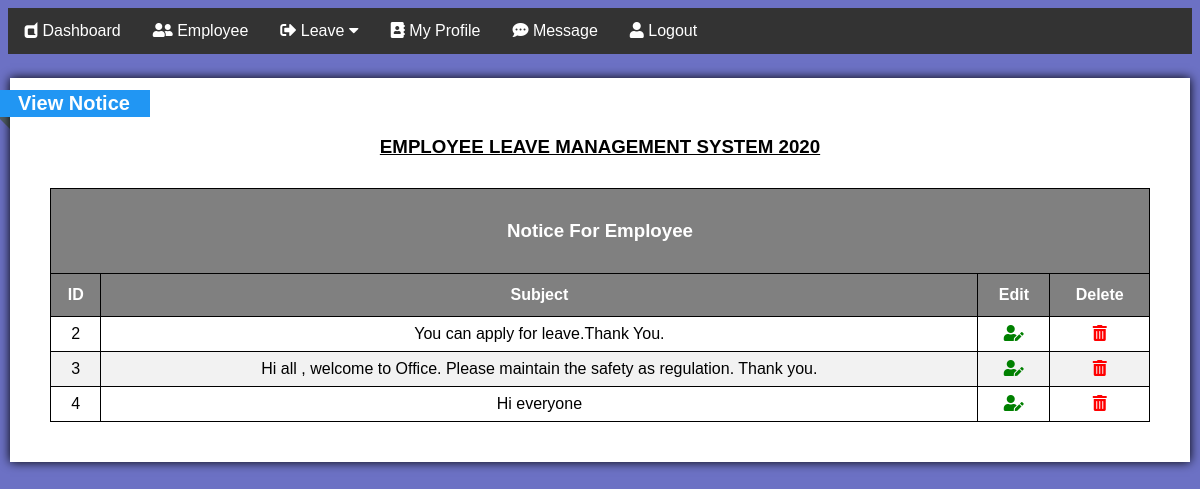
The app's page /noticeview.php with its own data.
### tables this page shows
CREATE TABLE `notice` (
  `id` int(120) NOT NULL,
  `subject` varchar(1000) NOT NULL
);

### noticeview.php (the view, shortened to what this page needs)
<!DOCTYPE html>
<html>
<link rel="stylesheet" href="https://cdnjs.cloudflare.com/ajax/libs/font-awesome/5.12.1/css/all.min.css">
<link href="style.css" rel="stylesheet" type="text/css">
<head>
</head>
<body>
<div class="navbar">
  <a href="dashboard.php"><i class="fab fa-dashcube"></i> Dashboard</a>
  <a href="add.php"><i class="fas fa-user-friends"></i> Employee</a>
  <div class="dropdown">
    <button class="dropbtn"><i class="fas fa-sign-out-alt"></i> Leave
      <i class="fa fa-caret-down"></i>
    </button>
  </div>
  <a href="profile.php"><i class="fas fa-address-book"></i> My Profile</a>
  <a href="msg.php"><i class="fas fa-comment-dots"></i>  Message</a>
  <a href="logout.php"> <i class="fas fa-user"></i>  Logout</a>
</div>
<div class="box">
  <h2>View Notice</h2>
  <center><h3><u>EMPLOYEE LEAVE MANAGEMENT SYSTEM 2020</u></h3></center>
    <table id="customers">
    <tr>
    <th style='text-align:center' colspan="12" ><h3>Notice For Employee</h3></th>
    </tr>
  <tr>
    <th style='text-align:center'>ID</th>
    <th style='text-align:center'>Subject</th>
    <th style='text-align:center'>Edit</th>
    <th style='text-align:center'>Delete</th>
  </tr>
  <?php
$connection = mysqli_connect("localhost","root","");
 $q = "select * from notice  ";
 $query = mysqli_query($connection,$q);
 $total = mysqli_num_rows($query );
 if($total!=0)
 {
  while($result = mysqli_fetch_assoc($query))
  {
      echo"
      <tr>
      <td style='text-align:center'>" .$result['id']. "</td>
      <td style='text-align:center'>" .$result['subject']. "</td>
      <td style='text-align:center'><a href='noticeedit.php?id=$result[id]&subject=$result[subject]'><i class='fas fa-user-edit' style='color:green'></i> </a> </td>
      <td style='text-align:center'><a href='dlt1.php?id=$result[id]'><i class='fas fa-trash-alt' style='color:red'></i> </a> </td>
     </tr>
      ";
  }
 }
else
{
  echo " No records Found";
}
?>
</table></div>
</body>
</html>

### style.css (style rules this page uses)
body { font-family: Arial, Helvetica, sans-serif; background-color:#6c71c4; }
.navbar { overflow: hidden; background-color: #333; }
.navbar a { float: left; font-size: 16px; color: white; text-align: center; padding: 14px 16px; text-decoration: none; }
.dropdown { float: left; overflow: hidden; }
.dropdown .dropbtn { font-size: 16px; border: none; outline: none; color: white; padding: 14px 16px; background-color: inherit; font-family: inherit; margin: 0; }

### noticeview.php (style rules this page uses)
#customers { font-family: "Trebuchet MS", Arial, Helvetica, sans-serif; border-collapse: collapse; width: 100%; margin-top: 1%; }
#customers td, #customers th { border: 1px solid black; padding: 8px; }
#customers tr:nth-child(even) { background-color: #f2f2f2; }
#customers th { padding-top: 12px; padding-bottom: 12px; text-align: left; background-color: grey; color: white; }
.box { width:1100px; padding: 40px; background: white; margin: 200px auto; box-shadow: 0 0 10px; position: relative; margin-top: 2%; }
.box h2 { margin: 0; position: absolute; top: 12px; left: -12px; background: #2196F3; color: white; font-size: 20px; padding: 2px 20px; }
.box h2:before { content: ''; width: 24px; height: 24px; position: absolute; background: #515f66; left: 5px; bottom: -12px; transform: rotate(-45deg); z-index: -1; }

### records on screen
notice: id "2", subject "You can apply for leave.Thank You."
notice: id "3", subject "Hi all , welcome to Office. Please maintain the safety as regulation. Thank you."
notice: id "4", subject "Hi everyone"
